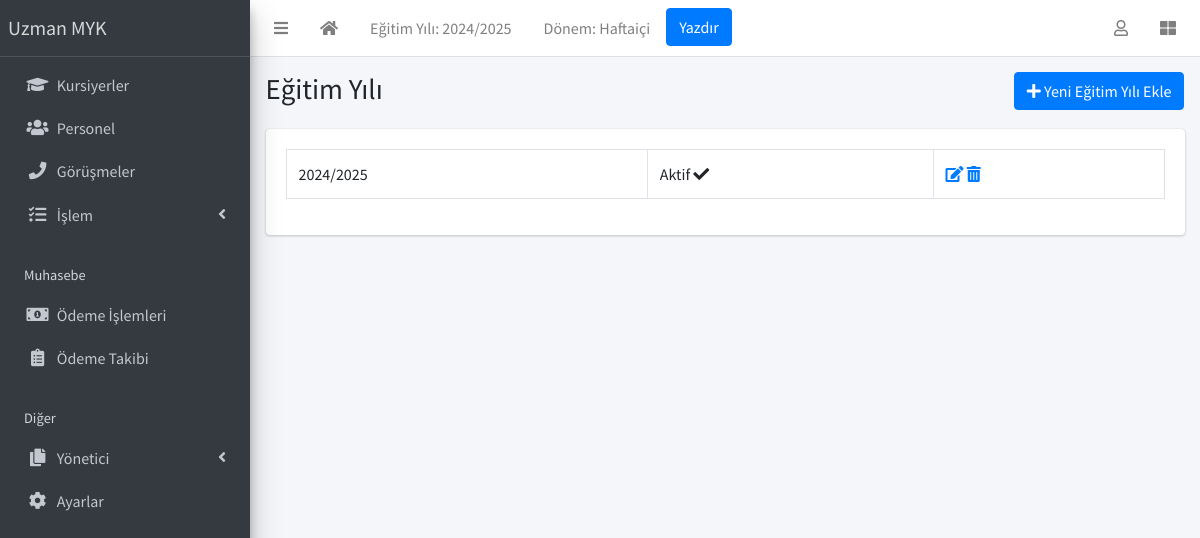
/session/list/ (signed in), run on the app's committed database.
### apps/corecode/models.py (models this page shows, shortened)
class AcademicSession(models.Model):
    name = models.CharField(max_length=200, unique=True, verbose_name = "Eğitim Yılı")
    current = models.BooleanField(default=True, verbose_name = "Aktif Eğitim Yılı")
    class Meta:
        ordering = ["-name"]
    def __str__(self):
        return self.name

class AcademicTerm(models.Model):
    name = models.CharField(max_length=20, unique=True, verbose_name = "Dönem")
    current = models.BooleanField(default=True, verbose_name = "Aktif Dönem")
    class Meta:
        ordering = ["name"]

class SiteConfig(models.Model):
    key = models.SlugField()
    value = models.CharField(max_length=200)

### apps/corecode/views.py (the view)
# urls.py: path("session/list/", SessionListView.as_view(), name="sessions"),
class SessionListView(LoginRequiredMixin, SuccessMessageMixin, ListView):
    model = AcademicSession
    template_name = "corecode/session_list.html"
    def get_context_data(self, **kwargs):
        context = super().get_context_data(**kwargs)
        context["form"] = AcademicSessionForm()
        return context

### apps/corecode/context_processors.py (called while the page is built)
def site_defaults(request):
    current_session = AcademicSession.objects.get(current=True)
    current_term = AcademicTerm.objects.get(current=True)
    vals = SiteConfig.objects.all()
    contexts = {
        "current_session": current_session.name,
        "current_term": current_term.name,
    }
    for val in vals:
        contexts[val.key] = val.value
    return contexts

### apps/corecode/templates/corecode/session_list.html (shortened to what this page needs)
{% extends 'base.html' %}
{% load widget_tweaks %}
{% block title %}
Eğitim Yılı
{% endblock title %}
{% block breadcrumb %}
  <a class="btn btn-primary" href="#" data-toggle="modal" data-target="#modal1">
    <i class="fa fa-plus"></i>
    Yeni Eğitim Yılı Ekle
  </a>
{% endblock breadcrumb %}
{% block content %}
  <div class="row">
    <div class="col-sm-12">
        <table class="table table-bordered">
          <tbody>
            {% for object in object_list %}
            <tr>
              <td>{{ object }}</td>
              <td>
                {% if object.current == True %}
                  Aktif <i class="fa fa-check"></i>
                {% endif %}
              </td>
              <td><a href="{% url 'session-update' object.id %}"><i
                    class="fa fa-edit"></i></a> <a
                  href="{% url 'session-delete' object.id %}"><i
                    class="fa fa-trash-alt"></i></a></td>
            </tr>
            {% endfor %}
          </tbody>
        </table>
    </div>
  </div>
{% endblock content %}

### templates/base.html (shortened to what this page needs)
{% load static %}
<!DOCTYPE html>
<html lang="tr">
<head>
  <link rel="stylesheet" href="{% static 'plugins/fontawesome-free/css/all.min.css' %}">
  <link rel="stylesheet" href="{% static 'plugins/toastr/toastr.min.css' %}">
  <link rel="stylesheet"
    href="{% static 'plugins/overlayScrollbars/css/OverlayScrollbars.min.css' %}">
  <link rel="stylesheet" href="{% static 'plugins/Datatables/datatables.min.css' %}" />
  <link rel="stylesheet" href="{% static 'dist/css/adminlte.min.css' %}">
</head>
<body
  class="hold-transition sidebar-mini layout-fixed layout-navbar-fixed layout-footer-fixed">
  <div class="wrapper">
    <nav class="main-header navbar navbar-expand navbar-white navbar-light">
      <ul class="navbar-nav">
        <li class="nav-item">
          <a class="nav-link" data-widget="pushmenu" href="#" role="button"><i
              class="fas fa-bars"></i></a>
        </li>
        <li class="nav-item d-none d-sm-inline-block">
          <a href="{% url 'home' %} " class="nav-link"><i class="fa fa-home"></i></a>
        </li>
        <li class="nav-item d-none d-sm-inline-block">
          <a href="{% url 'current-session' %}" class="nav-link">Eğitim Yılı: {{ current_session }}</a>
        </li>
        <li class="nav-item d-none d-sm-inline-block">
          <a href="{% url 'current-session' %}" class="nav-link">Dönem: {{ current_term }}</a>
        </li>
        <li class="nav-item d-none d-sm-inline-block">
          <button onclick="window.print()" class="btn btn-primary">Yazdır</button>
        </li>
      </ul>
      <ul class="navbar-nav ml-auto">
        <li class="nav-item dropdown">
          <a class="nav-link" data-toggle="dropdown" href="#">
            <i class="far fa-user"></i>
          </a>
        </li>
        <li class="nav-item">
          <a class="nav-link" data-widget="control-sidebar" data-slide="true"
            href="#" role="button"><i class="fas fa-th-large"></i></a>
        </li>
      </ul>
    </nav>
    <aside class="main-sidebar sidebar-dark-primary elevation-4">
      <a href="{% url 'home' %}" class="brand-link">{{ school_name | default:"MySchool" }}</a>
      <div class="sidebar">
        <nav class="mt-2">
          <ul class="nav nav-pills nav-sidebar flex-column"
            data-widget="treeview" role="menu" data-accordion="false">
            <li class="nav-item">
              <a href="{% url 'student-list' %}" class="nav-link">
                <i class="nav-icon fas fa-graduation-cap"></i>
                <p>
                  Kursiyerler
                </p>
              </a>
            </li>
            <li class="nav-item">
              <a href="{% url 'staff-list' %}" class="nav-link">
                <i class="nav-icon fas fa-users"></i>
                <p>
                  Personel
                </p>
              </a>
            </li>
            <li class="nav-item">
              <a href="{% url 'call-list' %}" class="nav-link">
                <i class="nav-icon fas fa-phone"></i>
                <p>
                  Görüşmeler
                </p>
              </a>
            </li>
            <li class="nav-item has-treeview">
              <a href="#" class="nav-link">
                <i class="nav-icon fas fa-tasks"></i>
                <p>
                  İşlem
                  <i class="right fas fa-angle-left"></i>
                </p>
              </a>
            </li>
            <li class="nav-header">Muhasebe</li>
            <li class="nav-item">
              <a href="{% url 'invoice-list' %}" class="nav-link">
                <i class="nav-icon fas fa-money-bill-alt"></i>
                <p>
                  Ödeme İşlemleri
                </p>
              </a>
            </li>
            <li class="nav-item">
              <a href="{% url 'invoice-takip' %}" class="nav-link">
                <i class="nav-icon fas fa-clipboard-list"></i>
                <p>
                  Ödeme Takibi
                </p>
              </a>
            </li>
            <li class="nav-header">Diğer</li>
            <li class="nav-item has-treeview">
              <a href="#" class="nav-link">
                <i class="nav-icon fas fa-copy"></i>
                <p>
                  Yönetici
                  <i class="fas fa-angle-left right"></i>
                </p>
              </a>
            </li>
            <li class="nav-item">
              <a href="{% url 'configs' %}" class="nav-link">
                <i class="nav-icon fas fa-cog"></i>
                <p>
                  Ayarlar
                </p>
              </a>
            </li>
          </ul>
        </nav>
      </div>
    </aside>
    <div class="content-wrapper">
      <section class="content-header">
        <div class="container-fluid">
          <div class="row mb-1">
            <div class="col-sm-8">
              <h1>{% block title %}{% endblock title %}</h1>
            </div>
            <div class="col-sm-4">
              <ol class="breadcrumb float-sm-right">
                <li class="breadcrumb-item">{% block breadcrumb %}{% endblock breadcrumb %}</li>
              </ol>
            </div>
          </div>
        </div>
      </section>
      <section class="content">
        <div class="container-fluid">
          <div class="row">
            <div class="col-md-12">
              {% block fullcard %}
              <div class="card">
                <div class="card-body">
                  <div class="row">
                    <div class="col">
                      {% block content %}
                      {% endblock content %}
                    </div>
                  </div>
                </div>
              </div>
              {% endblock fullcard %}
            </div>
          </div>
        </div>
      </section>
    </div>
  </div>
</body>
</html>

### data on the page
AcademicSession: name "2024/2025", current "Aktif"
AcademicTerm: name "Haftaiçi"
SiteConfig: value "Uzman MYK"
